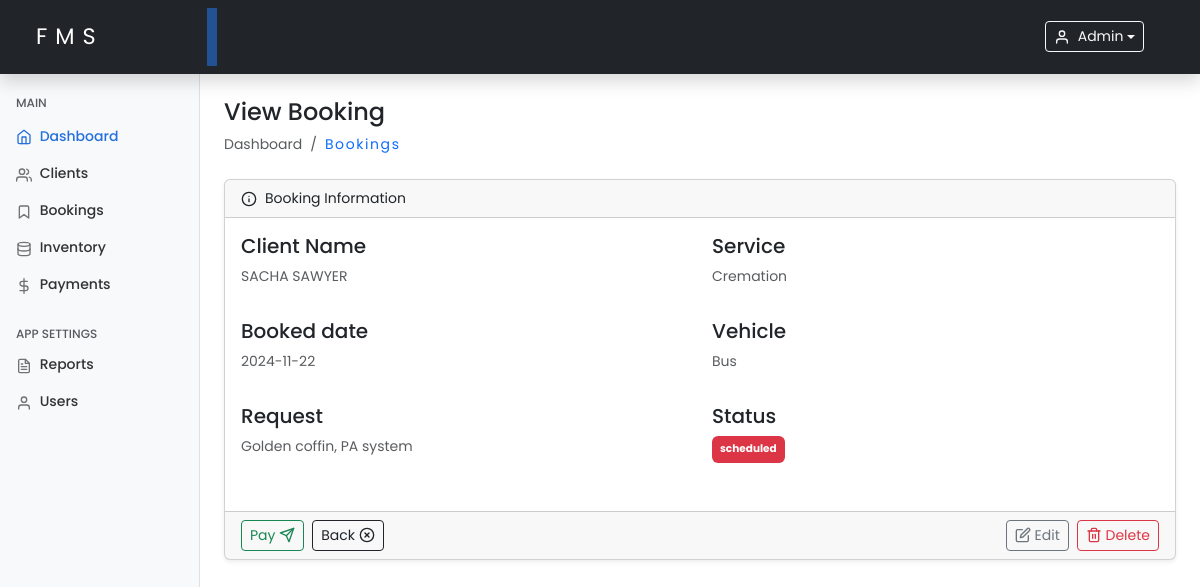
The app's page /viewBooking.php?id=24 (signed in), older data.
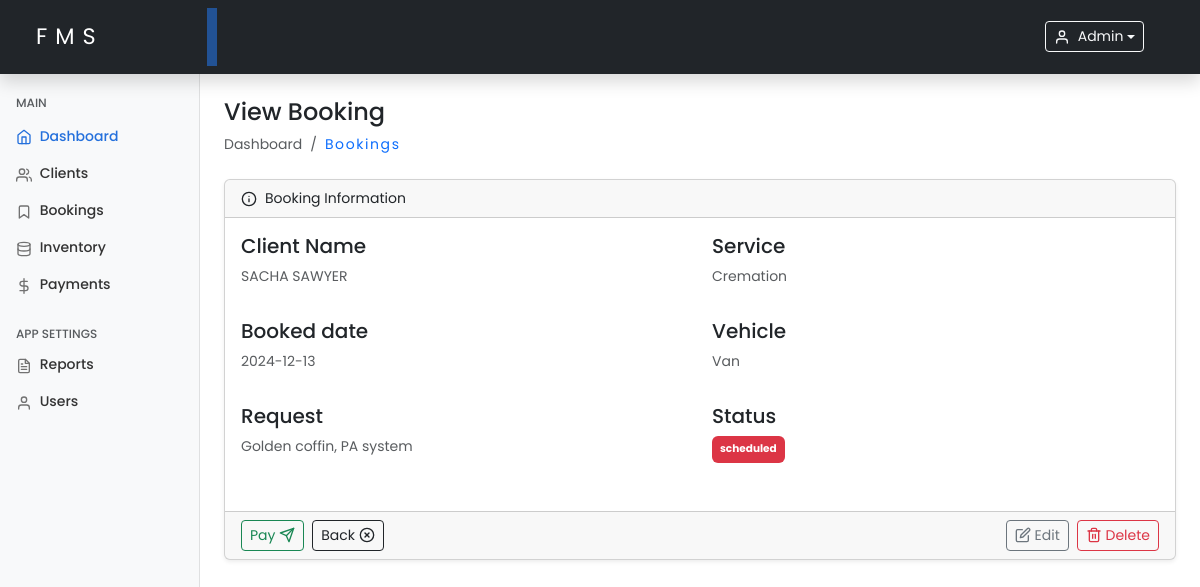
The same page, newer data.
### tables this page shows
CREATE TABLE `bookings` (
  `id` int(11) NOT NULL,
  `client_id` varchar(100) NOT NULL,
  `deceased_name` varchar(100) NOT NULL,
  `service_type` enum('burial','cremation','other') DEFAULT 'burial',
  `schedule_date` date NOT NULL,
  `vehicle_type` varchar(150) DEFAULT NULL,
  `request` varchar(255) DEFAULT NULL,
  `status` enum('scheduled','completed') DEFAULT 'scheduled',
  `created_at` timestamp NOT NULL DEFAULT current_timestamp(),
  `updated_at` timestamp NOT NULL DEFAULT current_timestamp() ON UPDATE current_timestamp()
);

CREATE TABLE `clients` (
  `id` int(11) NOT NULL,
  `client_name` varchar(100) NOT NULL,
  `client_phone` varchar(20) NOT NULL,
  `client_email` varchar(100) DEFAULT NULL,
  `client_address` varchar(255) DEFAULT NULL,
  `deceased_name` varchar(100) NOT NULL,
  `deceased_age` int(3) NOT NULL,
  `deceased_date_of_death` date NOT NULL,
  `deceased_cause` enum('natural','sickness','accident','other') NOT NULL,
  `deceased_gender` enum('male','female','other') NOT NULL,
  `created_at` timestamp NOT NULL DEFAULT current_timestamp(),
  `updated_at` timestamp NOT NULL DEFAULT current_timestamp() ON UPDATE current_timestamp()
);

### includes/functions.php (called while the page is built, shortened)
<?php
require_once 'config.php';
function getBookingById($bookingId)
{
    global $conn;
    $stmt = $conn->prepare("
        SELECT s.*, c.deceased_name AS client_name
        FROM bookings s
        JOIN clients c ON s.client_id = c.id
        WHERE s.id = ?
    ");
    $stmt->bind_param("i", $bookingId);
    if ($stmt->execute()) {
        $result = $stmt->get_result();
        if ($result->num_rows > 0) {
            return $result->fetch_assoc();
        }
    }
    return null;
}

### viewBooking.php (the view, shortened to what this page needs)
<?php
include 'includes/functions.php';
if (isset($_GET['id']) && is_numeric($_GET['id'])) {
    $bookingId = (int)$_GET['id'];
    $booking = getBookingById($bookingId);
} else {
    echo "<p class='text-danger'>Invalid booking ID.</p>";
    exit();
}
include './includes/header.php';
include './includes/sidebar.php';
?>
<main class="col-md-9 ms-sm-auto col-lg-10 px-md-4">
    <h4 class="mt-4">View Booking</h4>
    <ol class="breadcrumb mb-4">
        <li class="breadcrumb-item active">Dashboard</li>
        <li class="breadcrumb-item">
            <a class="text-decoration-none hover-underline" href="./bookings.php">Bookings</a>
        </li>
    </ol>
    <div class="card shadow-sm">
        <div class="card-header d-flex align-items-center">
            <span data-feather="info" class="me-2"></span>Booking Information
        </div>
        <div class="card-body">
            <div class="row">
                <div class="col-md-6 mb-3">
                    <h5 class="fw-bold-30">Client Name</h5>
                    <p class="text-muted text-uppercase"><?php echo htmlspecialchars($booking['client_name']); ?></p>
                </div>
                <div class="col-md-6 mb-3">
                    <h5 class="fw-bold-30">Service</h5>
                    <p class="text-muted text-capitalize"><?php echo htmlspecialchars($booking['service_type']); ?></p>
                </div>
            </div>
            <div class="row">
                <div class="col-md-6 mb-3">
                    <h5 class="fw-bold-30">Booked date</h5>
                    <p class="text-muted"><?php echo htmlspecialchars($booking['schedule_date']); ?></p>
                </div>
                <div class="col-md-6 mb-3">
                    <h5 class="fw-bold-30">Vehicle</h5>
                    <p class="text-muted text-capitalize"><?php echo htmlspecialchars($booking['vehicle_type']); ?></p>
                </div>
            </div>
            <div class="row">
                <div class="col-md-6 mb-3">
                    <h5 class="fw-bold-30">Request</h5>
                    <p class="text-muted"><?php echo htmlspecialchars($booking['request']); ?></p>
                </div>
                <div class="col-md-3 mb-3">
                    <h5 class="fw-bold-30">Status</h5>
                    <p class="badge bg-<?php echo ($booking['status'] === 'completed') ? 'success' : 'danger'; ?> p-2">
                        <?php echo htmlspecialchars($booking['status']); ?>
                    </p>
                </div>
            </div>
        </div>
        <div class="card-footer d-flex justify-content-between align-items-center">
    <div class="d-flex">
        <a href="payment.php?id=<?php echo $booking['id']; ?>" class="btn btn-sm btn-outline-success me-2 d-flex align-items-center">
            Pay&nbsp;<span data-feather="send"></span>
        </a>
        <a href="bookings.php" class="btn btn-sm btn-outline-dark me-2 d-flex align-items-center">
            Back&nbsp;<span data-feather="x-circle"></span>
        </a>
    </div>
    <div class="d-flex">
        <a href="editBooking.php?id=<?php echo $booking['id']; ?>" class="btn btn-sm btn-outline-secondary me-2 d-flex align-items-center">
            <span data-feather="edit"></span>&nbsp;Edit
        </a>
        <a href="#!" class="btn btn-sm btn-outline-danger d-flex align-items-center" onclick="return confirm('Are you sure you want to delete this booking record?');">
            <span data-feather="trash-2"></span>&nbsp;Delete
        </a>
    </div>
</div>
    </div>
</main>
<?php include './includes/footer.php'; ?>

Row changes from the older to the newer data that the page shows:
changed bookings "Cremation": schedule_date "2024-11-22" → "2024-12-13"; vehicle_type "Bus" → "Van"
